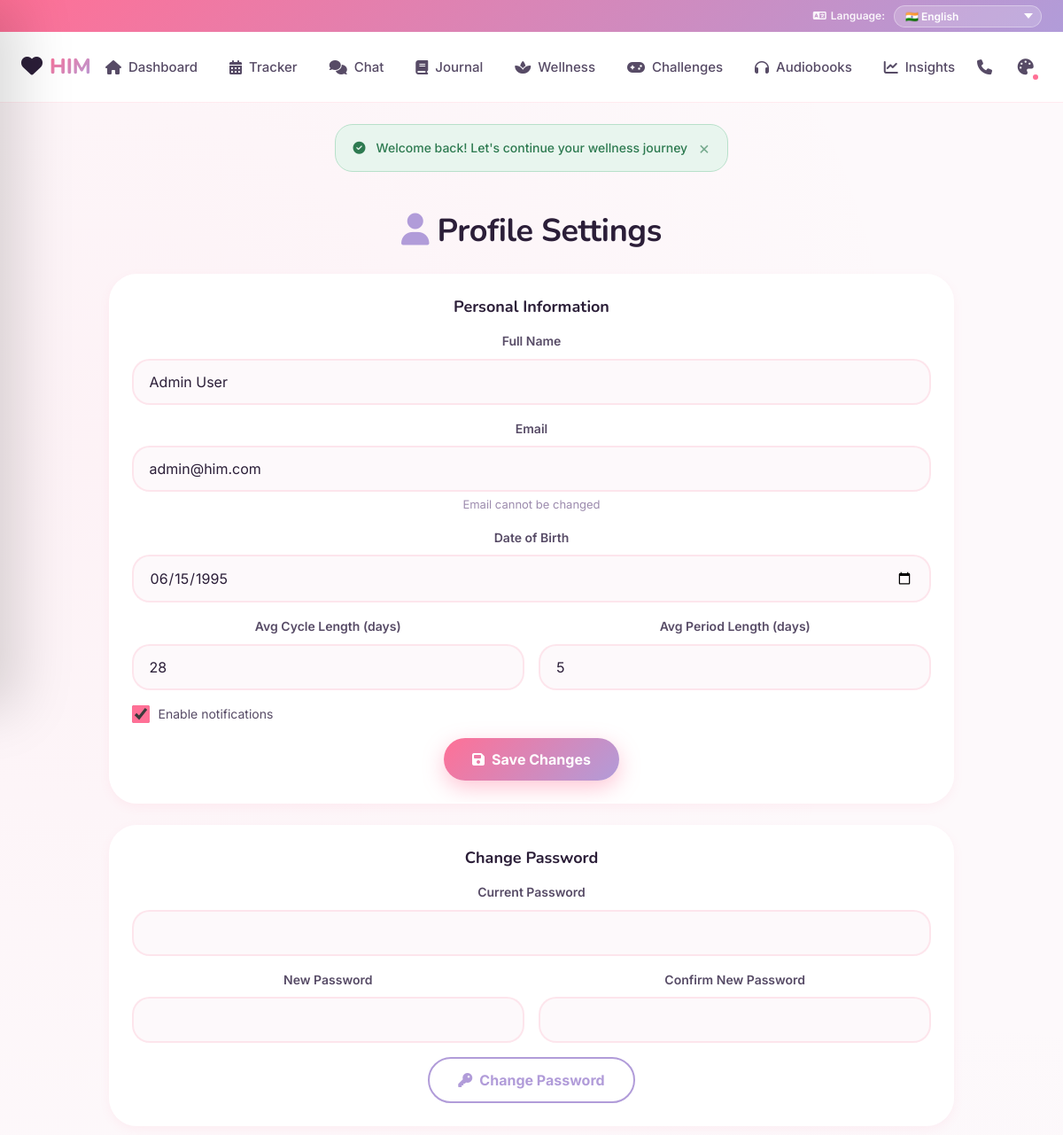
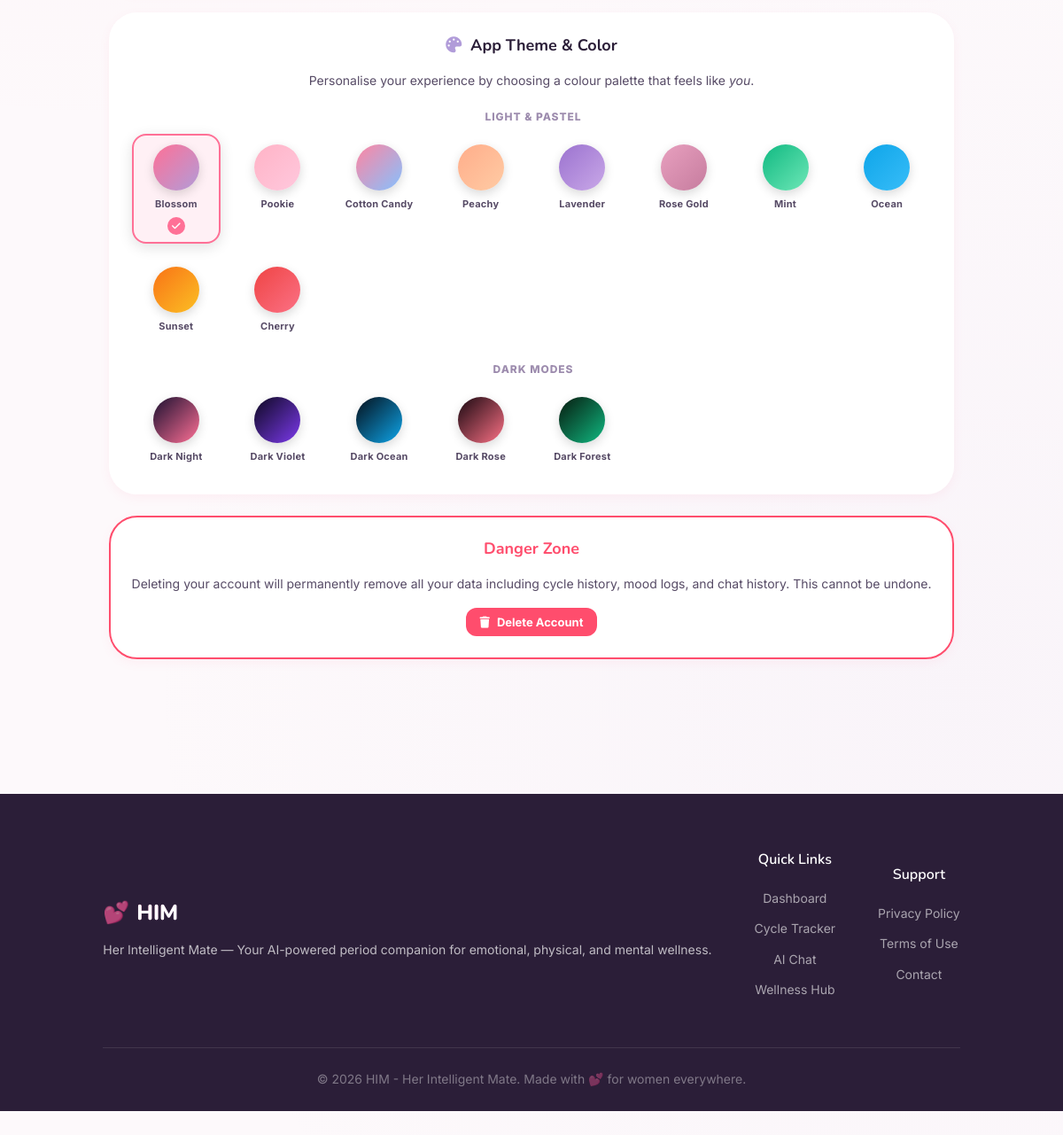
The app's page /profile.php (signed in) with its own data (2 pictures, top to bottom).
### tables this page shows
CREATE TABLE `cycle_settings` (
  `id` int(11) NOT NULL AUTO_INCREMENT,
  `user_id` int(11) NOT NULL,
  `avg_cycle_length` int(11) NOT NULL DEFAULT 28,
  `avg_period_length` int(11) NOT NULL DEFAULT 5,
  `last_period_start` date NOT NULL,
  `next_predicted_date` date DEFAULT NULL,
  `cycle_regularity` enum('regular','irregular','unknown') NOT NULL DEFAULT 'unknown',
  `pcos_flag` tinyint(1) NOT NULL DEFAULT 0,
  `updated_at` datetime DEFAULT NULL ON UPDATE current_timestamp(),
  PRIMARY KEY (`id`),
  UNIQUE KEY `uk_cycle_user` (`user_id`),
  CONSTRAINT `fk_cycle_user` FOREIGN KEY (`user_id`) REFERENCES `users` (`id`) ON DELETE CASCADE
);

CREATE TABLE `users` (
  `id` int(11) NOT NULL AUTO_INCREMENT,
  `full_name` varchar(100) NOT NULL,
  `email` varchar(150) NOT NULL,
  `password_hash` varchar(255) NOT NULL,
  `date_of_birth` date NOT NULL,
  `role` enum('user','admin') NOT NULL DEFAULT 'user',
  `avatar_url` varchar(255) DEFAULT NULL,
  `is_active` tinyint(1) NOT NULL DEFAULT 1,
  `notification_enabled` tinyint(1) NOT NULL DEFAULT 1,
  `theme_preference` enum('light','dark') NOT NULL DEFAULT 'light',
  `created_at` datetime NOT NULL DEFAULT current_timestamp(),
  `updated_at` datetime DEFAULT NULL ON UPDATE current_timestamp(),
  PRIMARY KEY (`id`),
  UNIQUE KEY `uk_users_email` (`email`)
);

### includes/session.php (called while the page is built, shortened)
<?php
function getCurrentUserId() {
    return $_SESSION['user_id'] ?? null;
}

### includes/functions.php (called while the page is built, shortened)
<?php
function sanitize($input) {
    return htmlspecialchars(trim($input), ENT_QUOTES, 'UTF-8');
}
function getUserProfile($userId) {
    global $pdo;
    $stmt = $pdo->prepare("SELECT u.*, cs.avg_cycle_length, cs.avg_period_length, cs.last_period_start, cs.next_predicted_date, cs.cycle_regularity, cs.pcos_flag FROM users u LEFT JOIN cycle_settings cs ON u.id = cs.user_id WHERE u.id = ?");
    $stmt->execute([$userId]);
    return $stmt->fetch();
}

### profile.php (the view, shortened to what this page needs)
<?php
require_once 'includes/config.php';
require_once 'includes/session.php';
require_once 'includes/functions.php';
$userId = getCurrentUserId();
$user = getUserProfile($userId);
require_once 'includes/header.php';
?>
<div class="container-sm" style="padding-top:20px; padding-bottom:40px;">
    <h2 data-aos="zoom-in-up" style="margin-bottom:24px;">
        <i class="fa-solid fa-user" style="color:var(--color-secondary);"></i> Profile Settings
    </h2>
    <div class="card mb-3" data-aos="zoom-in-up">
        <h3 class="card-title">Personal Information</h3>
        <form method="POST">
            <div class="form-group">
                <label class="form-label">Full Name</label>
                <input type="text" class="form-input" name="full_name" value="<?= sanitize($user['full_name']) ?>" required>
            </div>
            <div class="form-group">
                <label class="form-label">Email</label>
                <input type="email" class="form-input" value="<?= sanitize($user['email']) ?>" disabled>
                <p class="form-hint">Email cannot be changed</p>
            </div>
            <div class="form-group">
                <label class="form-label">Date of Birth</label>
                <input type="date" class="form-input" name="date_of_birth" value="<?= $user['date_of_birth'] ?>">
            </div>
            <div class="form-row">
                <div class="form-group">
                    <label class="form-label">Avg Cycle Length (days)</label>
                    <input type="number" class="form-input" name="avg_cycle_length" value="<?= $user['avg_cycle_length'] ?>" min="20" max="45">
                </div>
                <div class="form-group">
                    <label class="form-label">Avg Period Length (days)</label>
                    <input type="number" class="form-input" name="avg_period_length" value="<?= $user['avg_period_length'] ?>" min="2" max="10">
                </div>
            </div>
            <label class="form-check mb-2">
                <input type="checkbox" name="notification_enabled" <?= $user['notification_enabled'] ? 'checked' : '' ?>>
                Enable notifications
            </label>
            <button type="submit" class="btn btn-primary"><i class="fa-solid fa-save"></i> Save Changes</button>
        </form>
    </div>
    <div class="card mb-3" data-aos="zoom-in-up" data-aos-delay="100">
        <h3 class="card-title">Change Password</h3>
        <form method="POST">
            <div class="form-group">
                <label class="form-label">Current Password</label>
                <input type="password" class="form-input" name="current_password" required>
            </div>
            <div class="form-row">
                <div class="form-group">
                    <label class="form-label">New Password</label>
                    <input type="password" class="form-input" name="new_password" required>
                </div>
                <div class="form-group">
                    <label class="form-label">Confirm New Password</label>
                    <input type="password" class="form-input" name="confirm_password" required>
                </div>
            </div>
            <button type="submit" class="btn btn-secondary"><i class="fa-solid fa-key"></i> Change Password</button>
        </form>
    </div>
    <div class="card mb-3" data-aos="zoom-in-up" data-aos-delay="150" id="theme-section">
        <h3 class="card-title">
            <i class="fa-solid fa-palette" style="color:var(--color-secondary);"></i>
            &nbsp;App Theme &amp; Color
        </h3>
        <p style="font-size:14px; color:var(--text-secondary); margin-bottom:20px;">
            Personalise your experience by choosing a colour palette that feels like <em>you</em>.
        </p>
        <div class="theme-section-label">Light &amp; Pastel</div>
        <div class="theme-grid" id="themeGrid">
            <button class="theme-swatch" data-theme="pink" title="Blossom Pink" onclick="applyTheme('pink')">
                <span class="swatch-preview" style="background:linear-gradient(135deg,#FF7096,#B19CD9);"></span>
                <span class="swatch-label">Blossom</span>
                <span class="swatch-check"><i class="fa-solid fa-check"></i></span>
            </button>
            <button class="theme-swatch" data-theme="pookie" title="Pookie Pink" onclick="applyTheme('pookie')">
                <span class="swatch-preview" style="background:linear-gradient(135deg,#FFB3C6,#FFC8DD);"></span>
                <span class="swatch-label">Pookie</span>
            </button>
            <button class="theme-swatch" data-theme="cottoncandy" title="Cotton Candy" onclick="applyTheme('cottoncandy')">
                <span class="swatch-preview" style="background:linear-gradient(135deg,#FF85A1,#85C1FF);"></span>
                <span class="swatch-label">Cotton Candy</span>
            </button>
            <button class="theme-swatch" data-theme="peach" title="Peachy" onclick="applyTheme('peach')">
                <span class="swatch-preview" style="background:linear-gradient(135deg,#FFAD8A,#FFCBA4);"></span>
                <span class="swatch-label">Peachy</span>
            </button>
            <button class="theme-swatch" data-theme="lavender" title="Lavender Dream" onclick="applyTheme('lavender')">
                <span class="swatch-preview" style="background:linear-gradient(135deg,#9B72CF,#C9A8E8);"></span>
                <span class="swatch-label">Lavender</span>
            </button>
            <button class="theme-swatch" data-theme="rosegold" title="Rose Gold" onclick="applyTheme('rosegold')">
                <span class="swatch-preview" style="background:linear-gradient(135deg,#E8A0BF,#C67C9E);"></span>
                <span class="swatch-label">Rose Gold</span>
            </button>
            <button class="theme-swatch" data-theme="mint" title="Mint Fresh" onclick="applyTheme('mint')">
                <span class="swatch-preview" style="background:linear-gradient(135deg,#10B981,#6EE7B7);"></span>
                <span class="swatch-label">Mint</span>
            </button>
            <button class="theme-swatch" data-theme="ocean" title="Ocean Blue" onclick="applyTheme('ocean')">
                <span class="swatch-preview" style="background:linear-gradient(135deg,#0EA5E9,#38BDF8);"></span>
                <span class="swatch-label">Ocean</span>
            </button>
            <button class="theme-swatch" data-theme="sunset" title="Sunset Glow" onclick="applyTheme('sunset')">
                <span class="swatch-preview" style="background:linear-gradient(135deg,#F97316,#FBBF24);"></span>
                <span class="swatch-label">Sunset</span>
            </button>
            <button class="theme-swatch" data-theme="cherry" title="Cherry Red" onclick="applyTheme('cherry')">
                <span class="swatch-preview" style="background:linear-gradient(135deg,#EF4444,#FB7185);"></span>
                <span class="swatch-label">Cherry</span>
            </button>
        </div>
        <div class="theme-section-label" style="margin-top:22px;">Dark Modes</div>
        <div class="theme-grid">
            <button class="theme-swatch" data-theme="darknite" title="Dark Night" onclick="applyTheme('darknite')">
                <span class="swatch-preview" style="background:linear-gradient(135deg,#1A1030,#FF7096);"></span>
                <span class="swatch-label">Dark Night</span>
            </button>
            <button class="theme-swatch" data-theme="darkviolet" title="Dark Violet" onclick="applyTheme('darkviolet')">
                <span class="swatch-preview" style="background:linear-gradient(135deg,#0D0820,#7C3AED);"></span>
                <span class="swatch-label">Dark Violet</span>
            </button>
            <button class="theme-swatch" data-theme="darkocean" title="Dark Ocean" onclick="applyTheme('darkocean')">
                <span class="swatch-preview" style="background:linear-gradient(135deg,#050F1A,#0EA5E9);"></span>
                <span class="swatch-label">Dark Ocean</span>
            </button>
            <button class="theme-swatch" data-theme="darkrose" title="Dark Rose" onclick="applyTheme('darkrose')">
                <span class="swatch-preview" style="background:linear-gradient(135deg,#180810,#FB7185);"></span>
                <span class="swatch-label">Dark Rose</span>
            </button>
            <button class="theme-swatch" data-theme="darkforest" title="Dark Forest" onclick="applyTheme('darkforest')">
                <span class="swatch-preview" style="background:linear-gradient(135deg,#071A0E,#10B981);"></span>
                <span class="swatch-label">Dark Forest</span>
            </button>
        </div>
    </div>
    <div class="card" data-aos="zoom-in-up" data-aos-delay="200" style="border-color:var(--color-error);">
        <h3 class="card-title" style="color:var(--color-error);">Danger Zone</h3>
        <p style="font-size:14px; color:var(--text-secondary); margin-bottom:16px;">
            Deleting your account will permanently remove all your data including cycle history, mood logs, and chat history. This cannot be undone.
        </p>
        <form method="POST" id="deleteForm">
            <button type="button" class="btn btn-sm" style="background:var(--color-error); color:white;" onclick="confirmDelete()">
                <i class="fa-solid fa-trash"></i> Delete Account
            </button>
        </form>
    </div>
</div>
<?php require_once 'includes/footer.php'; ?>

### assets/css/responsive.css (style rules this page uses)
*, *::before, *::after { box-sizing: border-box; }

### includes/header.php (style rules this page uses)
body { padding-top: 36px; }
body { top: 0 !important; }
.theme-grid { display: grid; grid-template-columns: repeat(auto-fill, minmax(88px, 1fr)); gap: 14px; justify-items: center; }
.theme-swatch { display: flex; flex-direction: column; align-items: center; gap: 8px; background: none; border: 2px solid transparent; border-radius: 16px; padding: 10px 8px 8px; cursor: pointer; transition: transform 0.25s cubic-bezier(0.175,0.885,0.32,1.275), border-color 0.2s, box-shadow 0.2s; width: 100%; }
.theme-swatch.active { border-color: var(--color-primary); background: var(--color-primary-light); box-shadow: 0 4px 16px rgba(0,0,0,0.12); }
.swatch-preview { display: block; width: 52px; height: 52px; border-radius: 50%; box-shadow: 0 4px 12px rgba(0,0,0,0.15); transition: box-shadow 0.2s; }
.swatch-label { font-size: 11px; font-weight: 700; color: var(--text-secondary); letter-spacing: 0.02em; text-align: center; }
.swatch-check { display: none; width: 20px; height: 20px; border-radius: 50%; background: var(--color-primary); color: white; font-size: 11px; align-items: center; justify-content: center; }
.theme-swatch.active .swatch-check { display: flex; }
.theme-section-label { font-size: 12px; font-weight: 800; letter-spacing: 0.08em; text-transform: uppercase; color: var(--text-muted); margin-bottom: 10px; padding-left: 4px; }

### records on screen
cycle_settings: full_name "Admin User", user.email "admin@him.com", date_of_birth "06/15/1995", avg_cycle_length "28", avg_period_length "5"
users: notification_enabled "☑"

### other values on screen
$flash['message'] "Welcome back! Let's continue your wellness journey"
